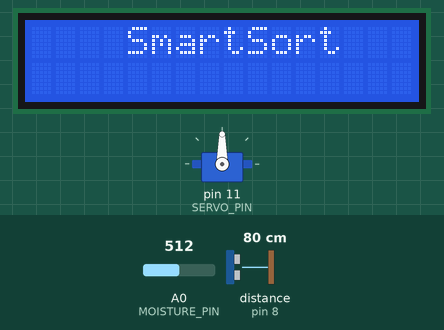
This sketch was run on a simulated Arduino Uno, built with avr-gcc and run on an emulated ATmega328P. On the bench: servo, 16×2 character LCD. Wiring (inferred from the names in the program): ultrasonic range finder: trigger pin 9; echo pin 8. The inputs (shaded band) are chosen by the test bench; at power-on: distance to the obstacle (sensor on pin 8) 80 cm, A0 (MOISTURE_PIN) = 512. The echo pulse lasts 58.3 µs per cm; what the sketch prints to the serial monitor is not drawn.

Above: at 1.1 s.
At 4.2 s:
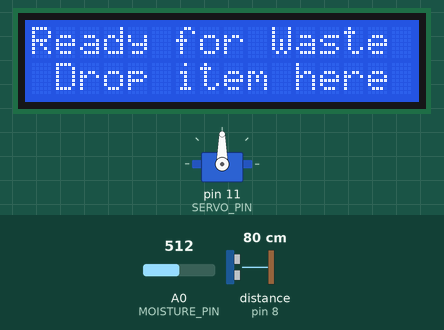
4.3 s: distance to the obstacle (sensor on pin 8) set to 2 cm
At 5.0 s:
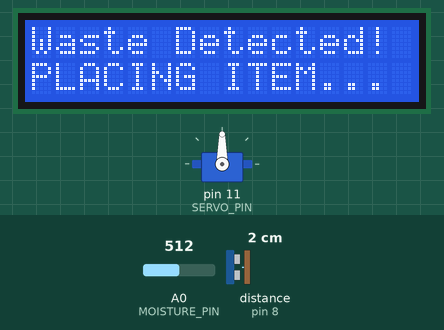
At 10.0 s:
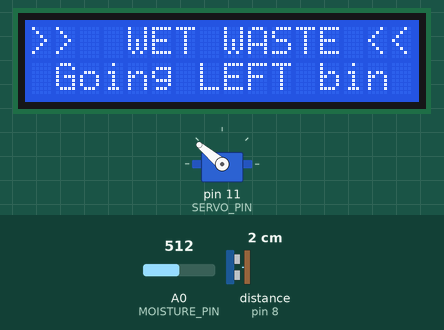
Timing chart, 0 to 28.5 s (numbered marks = the images above; inputs shaded):
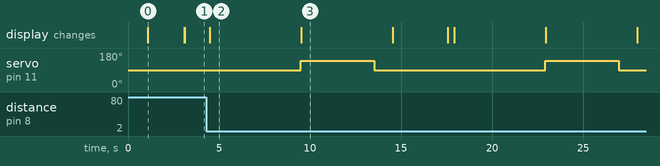

Measured:
- after the input at 4.3 s, servo on pin 11 (SERVO_PIN): alternates 140° for 4.0 s and 90° for 9.4 s, starting after 5.2 s; the display: changes after 0.19 s (image 2)
- what the display in image 0 shows lasts 2.0 s, from 1.1 s to 3.1 s
- what the display in image 2 shows lasts 5.0 s, from 4.5 s to 9.5 s

The sketch:

SmartSort_Code.ino
```cpp
#include <Servo.h>
#include <Wire.h>
#include <LiquidCrystal_I2C.h>
// ---- PINS ----
const int TRIG = 9;
const int ECHO = 8;
const int MOISTURE_PIN = A0;
const int SERVO_PIN = 11;
// ---- OBJECTS ----
Servo myServo;
LiquidCrystal_I2C lcd(0x27, 16, 2);
// ---- SETTINGS ----
int MOISTURE_THRESHOLD = 900; // INCREASED: Now it will detect even slightly damp items
int WASTE_DETECT_DIST = 8;
int POS_CENTER = 90;
int POS_WET    = 140;
int POS_DRY    = 40;
// ---- COUNTERS ----
int wetCount = 0;
int dryCount = 0;
long readDistance() {
  digitalWrite(TRIG, LOW);
  delayMicroseconds(2);
  digitalWrite(TRIG, HIGH);
  delayMicroseconds(10);
  digitalWrite(TRIG, LOW);
  long duration = pulseIn(ECHO, HIGH, 30000);
  return (duration / 2) / 29.1;
}
void showCounts() {
  lcd.clear();
  lcd.setCursor(0, 0);
  lcd.print("Wet:"); lcd.print(wetCount);
  lcd.print(" Dry:"); lcd.print(dryCount);
  lcd.setCursor(0, 1);
  lcd.print("Total: "); lcd.print(wetCount + dryCount);
  delay(3000);
  lcd.clear();
}
void setup() {
  Serial.begin(9600);
  pinMode(TRIG, OUTPUT);
  pinMode(ECHO, INPUT);
  myServo.attach(SERVO_PIN);
  myServo.write(POS_CENTER);
  delay(1000);
  myServo.detach();
  lcd.init();
  lcd.backlight();
  lcd.setCursor(0, 0);
  lcd.print("    SmartSort    ");
  delay(2000);
  lcd.clear();
}
void loop() {
  long wasteDist = readDistance();

  lcd.setCursor(0, 0);
  lcd.print("Ready for Waste ");
  lcd.setCursor(0, 1);
  lcd.print(" Drop item here ");
  if (wasteDist > 0 && wasteDist < WASTE_DETECT_DIST) {
    lcd.clear();
    lcd.setCursor(0, 0);
    lcd.print("Waste Detected! ");
    lcd.setCursor(0, 1);
    lcd.print("PLACING ITEM... ");
    // --- INCREASED DELAY ---
    // You now have 5 seconds to place the item properly on the probe
    delay(5000);
    int moistureValue = analogRead(MOISTURE_PIN);
    Serial.print("Moisture Level: ");
    Serial.println(moistureValue);
    myServo.attach(SERVO_PIN);
    if (moistureValue < MOISTURE_THRESHOLD) {
      wetCount++;
      myServo.write(POS_WET); // TILT LEFT
      lcd.clear();
      lcd.print(">>  WET WASTE <<");
      lcd.setCursor(0, 1);
      lcd.print(" Going LEFT bin ");
    } else {
      dryCount++;
      myServo.write(POS_DRY); // TILT RIGHT
      lcd.clear();
      lcd.print(">>  DRY WASTE <<");
      lcd.setCursor(0, 1);
      lcd.print("Going RIGHT bin ");
    }
    delay(4000);
    myServo.write(POS_CENTER);
    delay(1000);
    myServo.detach();
    showCounts();
  }
  delay(300);
}
```
